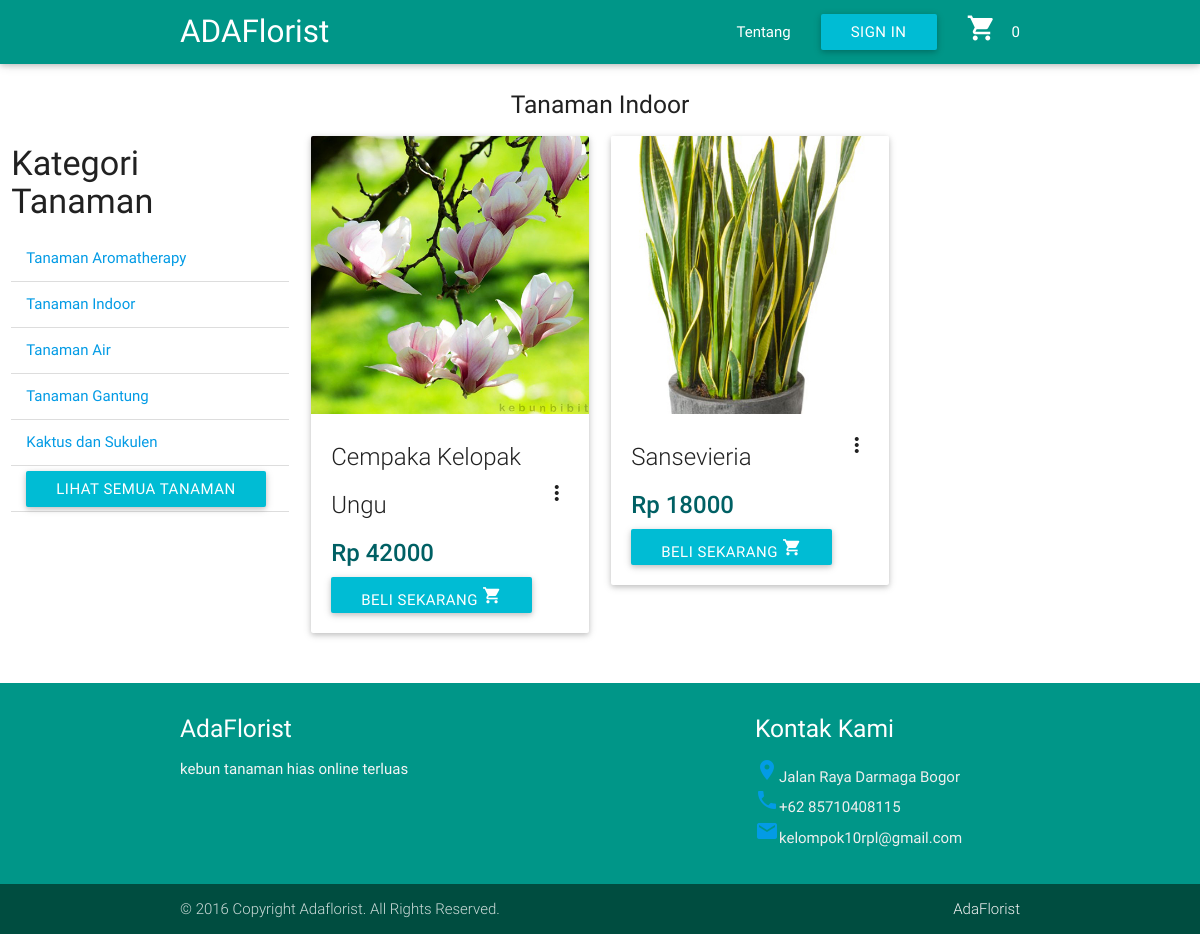
Page /indoor.php on the committed database.
### tables this page shows
CREATE TABLE `tanaman` (
  `ID_Tanaman` int(11) NOT NULL,
  `Nama_Tanaman` varchar(25) NOT NULL,
  `Harga_Tanaman` bigint(20) NOT NULL,
  `Deskripsi_Tanaman` varchar(500) NOT NULL,
  `Jumlah_Stok` int(11) NOT NULL,
  `Jenis_Tanaman` varchar(50) NOT NULL,
  `Gambar` varchar(100) NOT NULL,
  `Berat` float DEFAULT NULL,
  `Iklim` varchar(50) DEFAULT NULL,
  `Ukuran_Tanaman` varchar(50) DEFAULT NULL,
  `Media_Tanam` varchar(50) DEFAULT NULL,
  `Ukuranpot` varchar(50) DEFAULT NULL,
  `Penyiraman` varchar(50) DEFAULT NULL,
  `Kebutuhan_Sinar` varchar(50) DEFAULT NULL,
  `Pemupukan` varchar(100) DEFAULT NULL,
  `Asal_Bibit` varchar(100) DEFAULT NULL,
  `Kondisi_Tanaman` varchar(60) DEFAULT NULL,
  `jumlah_beli` int(20) NOT NULL DEFAULT '0',
  `jumlah_lihat` int(20) NOT NULL DEFAULT '0'
);

### indoor.php (the view, shortened to what this page needs)
<!DOCTYPE html>
<html>
<head>
    <link type="text/css" rel="stylesheet" href="css/materialize.min.css" media="screen,projection" />
</head>
<body>
     <?php
    include 'header.php'
    ?>
    <div id="toko" class="row section scrollspy">
        <h5 align=center>Tanaman Indoor</h5>
        <div class="col s3">
            <?php
            include 'kategori.php';
    ?>
        </div>
        <?php
        	include 'connect.php';
	        $tanamans = mysqli_query($connect, "SELECT * FROM tanaman where Jenis_Tanaman='Tanaman Indoor'");
			while ($tanaman = mysqli_fetch_assoc($tanamans)) {
		?>
		<div class="col s3">
            <div class="card">
                <div class="card-image waves-effect waves-block waves-light">
                    <img class="activator" src="image/<?= $tanaman['Gambar']?>">
                </div>
                <div class="card-content">
                    <p class="card-title activator grey-text text-darken-4"><?php echo $tanaman['Nama_Tanaman'] ?><i class="material-icons right">more_vert</i></p>
                    <span class="card-title activator cyan-text text-darken-4"><strong>Rp <?php echo $tanaman['Harga_Tanaman'] ?></strong>
                    </span>
                    <p> <a class="waves effect waves-light btn cyan" href="tanaman.php?idtanaman=<?php echo $tanaman['ID_Tanaman']?> ">Beli Sekarang  <i class="material-icons">shopping_cart</i></a></p>
                </div>
            </div>
        </div>
        <?php } ?>
    </div>
</body>
<?php
require 'footer.php'
?>
</html>

### rows in the picture
tanaman: Gambar (picture), Nama_Tanaman "Cempaka Kelopak Ungu", Harga_Tanaman "42000"
tanaman: Gambar (picture), Nama_Tanaman "Sansevieria", Harga_Tanaman "18000"
